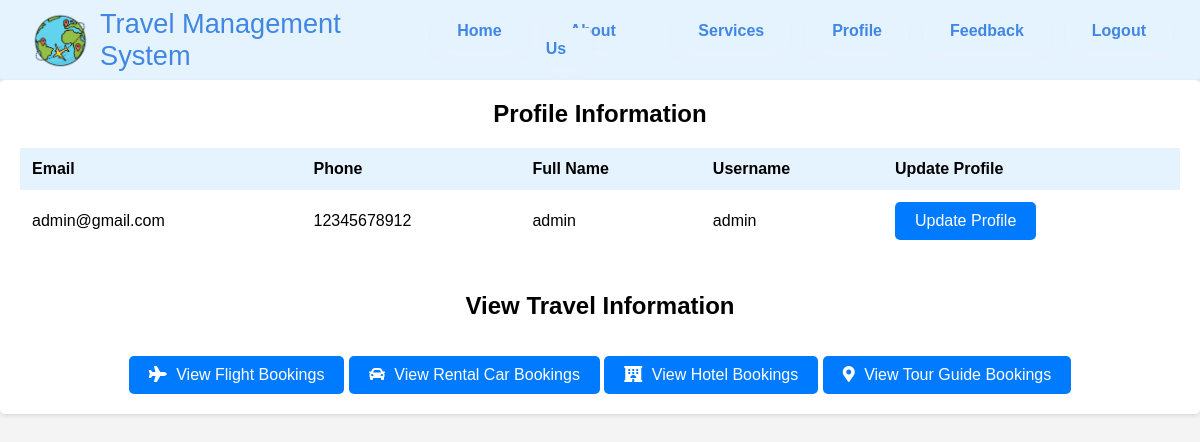
The page /customer_profile.php (signed in) on the database its author committed.
### tables this page shows
CREATE TABLE `user` (
  `id` int(6) UNSIGNED NOT NULL,
  `username` varchar(30) NOT NULL,
  `password` varchar(30) NOT NULL,
  `email` varchar(50) NOT NULL,
  `full_name` varchar(50) NOT NULL,
  `phone_number` varchar(20) NOT NULL,
  `user_type` enum('customer','admin') NOT NULL DEFAULT 'customer'
);

### customer_profile.php (the view, shortened to what this page needs)
<?php
$host = "localhost";
$user = "root";
$password = "";
$db = "cse470";
$data = mysqli_connect($host, $user, $password, $db);
$sql = "SELECT * FROM user WHERE username = '{$_SESSION['username']}'";
$result = mysqli_query($data, $sql);
$info = $result->fetch_assoc();
?>
<!DOCTYPE html>
<html>
<header>
		<?php include "navbar.php" ?>
	</header>
	<head>
    <link rel="stylesheet" href="https://cdnjs.cloudflare.com/ajax/libs/font-awesome/5.15.4/css/all.min.css">
</head>
<body>
<div class="container">
    <h1>Profile Information</h1>
    <table>
        <tr>
            <th>Email</th>
            <th>Phone</th>
            <th>Full Name</th>
            <th>Username</th>
            <th>Update Profile</th>
        </tr>
        <tr>
            <td><?php echo $info['email']; ?></td>
            <td><?php echo $info['phone_number']; ?></td>
            <td><?php echo $info['full_name']; ?></td>
            <td><?php echo $info['username']; ?></td>
            <td>
                <a class="button" href="update_customer.php">Update Profile</a>
            </td>
        </tr>
    </table>
    <div class="booking-options">
        <h2>View Travel Information</h2>
		<br><br>
            <a class="button" href="customer_view_flight.php">
                <i class="fas fa-plane icon"></i> View Flight Bookings
            </a>
            <a class="button" href="customer_view_car.php">
                <i class="fas fa-car icon"></i> View Rental Car Bookings
            </a>
            <a class="button" href="customer_view_hotel.php">
                <i class="fas fa-hotel icon"></i> View Hotel Bookings
            </a>
            <a class="button" href="customer_view_tg.php">
                <i class="fas fa-map-marker-alt icon"></i> View Tour Guide Bookings
            </a>
    </div>
</div>
</body>
</html>

### navbar.css (style rules this page uses)
* { margin: 0; padding: 0; }
body { font-family: 'Montserrat', sans-serif; background-color: #e5f3ff; }

### customer_profile.php (style rules this page uses)
body { background-color: #f4f4f4; }
.container { padding: 20px; background-color: #fff; border-radius: 5px; box-shadow: 0 2px 4px rgba(0, 0, 0, 0.1); }
h1 { text-align: center; font-size: 24px; margin-bottom: 20px; }
table { width: 100%; border-collapse: collapse; margin-bottom: 20px; }
th, td { padding: 12px; text-align: left; }
th { background-color: #e5f3ff; font-weight: bold; }
tr:nth-child(even) { background-color: #fff; }
a.button { display: inline-block; padding: 10px 20px; background-color: #007bff; color: #fff; text-decoration: none; border-radius: 5px; }
.icon { margin-right: 5px; }
.booking-options { text-align: center; margin-top: 40px; }

### rows shown on the page
user: email "admin@gmail.com", phone_number "12345678912", full_name "admin", username "admin"
